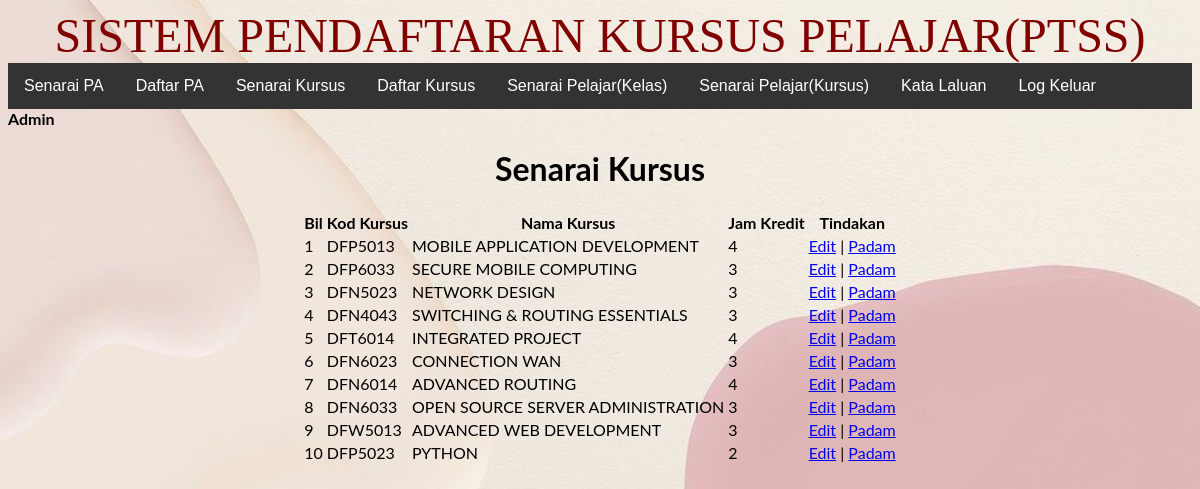
The app's page /pendaftaran/admin/index.php?daftar=senaraikursus (signed in) with its own data.
### tables this page shows
CREATE TABLE `kursus` (
  `idkursus` int(11) NOT NULL,
  `kodkursus` varchar(50) NOT NULL,
  `namakursus` varchar(250) NOT NULL,
  `jamkredit` float NOT NULL
);

### pendaftaran/admin/senaraikursus.php (the view, shortened to what this page needs)
<h1>Senarai Kursus</h1>
<table border="0">
    <tr>
        <th>Bil</th>
        <th>Kod Kursus</th>
        <th>Nama Kursus</th>
        <th>Jam Kredit</th>
        <th>Tindakan</th>
    </tr>
    <?php
    $bil = 1;
    $sql = "SELECT * FROM kursus ORDER BY idkursus";
    $result = $conn->query($sql);
    while ($row = $result->fetch_object()) {
        ?>
        <tr>
            <td><?php echo $bil++; ?></td>
            <td><?php echo $row->kodkursus; ?></td>
            <td><?php echo $row->namakursus; ?></td>
            <td><?php echo $row->jamkredit; ?></td>
            <td>
                <a href="index.php?daftar=editkursus&idkursus=<?php echo $row->idkursus; ?>">Edit</a>
                |
                <a href="padam-kursus.php?idkursus=<?php echo $row->idkursus; ?>">Padam</a>
            </td>
        </tr>
        <?php
    }
    ?>
</table>

### pendaftaran/register.css (style rules this page uses)
body { font-family: 'Lato', sans-serif; background-image: url('color.jpg'); background-repeat: no-repeat; background-attachment: fixed; background-size: cover; }

### records on screen
kursus: kodkursus "DFP5013", namakursus "MOBILE APPLICATION DEVELOPMENT", jamkredit "4"
kursus: kodkursus "DFP6033", namakursus "SECURE MOBILE COMPUTING", jamkredit "3"
kursus: kodkursus "DFN5023", namakursus "NETWORK DESIGN", jamkredit "3"
kursus: kodkursus "DFN4043", namakursus "SWITCHING & ROUTING ESSENTIALS", jamkredit "3"
kursus: kodkursus "DFT6014", namakursus "INTEGRATED PROJECT", jamkredit "4"
kursus: kodkursus "DFN6023", namakursus "CONNECTION WAN", jamkredit "3"
kursus: kodkursus "DFN6014", namakursus "ADVANCED ROUTING", jamkredit "4"
kursus: kodkursus "DFN6033", namakursus "OPEN SOURCE SERVER ADMINISTRATION", jamkredit "3"
kursus: kodkursus "DFW5013", namakursus "ADVANCED WEB DEVELOPMENT", jamkredit "3"
kursus: kodkursus "DFP5023", namakursus "PYTHON", jamkredit "2"
